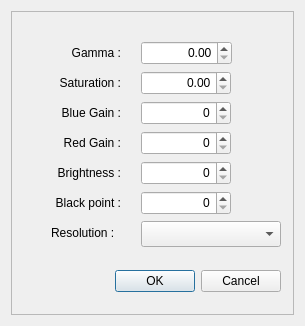
<?xml version="1.0" encoding="UTF-8"?>
<ui version="4.0">
 <class>X2Camera</class>
 <widget class="QDialog" name="X2Camera">
  <property name="geometry">
   <rect>
    <x>0</x>
    <y>0</y>
    <width>305</width>
    <height>326</height>
   </rect>
  </property>
  <property name="windowTitle">
   <string>X2 Camera User Interface Example</string>
  </property>
  <layout class="QVBoxLayout" name="verticalLayout_6">
   <item>
    <widget class="X2Form" name="X2Form">
     <property name="frameShape">
      <enum>QFrame::StyledPanel</enum>
     </property>
     <property name="frameShadow">
      <enum>QFrame::Raised</enum>
     </property>
     <widget class="QDoubleSpinBox" name="doubleSpinBox">
      <property name="geometry">
       <rect>
        <x>130</x>
        <y>30</y>
        <width>91</width>
        <height>24</height>
       </rect>
      </property>
      <property name="alignment">
       <set>Qt::AlignRight|Qt::AlignTrailing|Qt::AlignVCenter</set>
      </property>
     </widget>
     <widget class="QLabel" name="label_2">
      <property name="geometry">
       <rect>
        <x>50</x>
        <y>30</y>
        <width>60</width>
        <height>24</height>
       </rect>
      </property>
      <property name="text">
       <string>Gamma :</string>
      </property>
      <property name="alignment">
       <set>Qt::AlignRight|Qt::AlignTrailing|Qt::AlignVCenter</set>
      </property>
     </widget>
     <widget class="QDoubleSpinBox" name="doubleSpinBox_2">
      <property name="geometry">
       <rect>
        <x>130</x>
        <y>60</y>
        <width>90</width>
        <height>24</height>
       </rect>
      </property>
      <property name="alignment">
       <set>Qt::AlignRight|Qt::AlignTrailing|Qt::AlignVCenter</set>
      </property>
     </widget>
     <widget class="QLabel" name="label_3">
      <property name="geometry">
       <rect>
        <x>40</x>
        <y>60</y>
        <width>70</width>
        <height>24</height>
       </rect>
      </property>
      <property name="text">
       <string>Saturation :</string>
      </property>
      <property name="alignment">
       <set>Qt::AlignRight|Qt::AlignTrailing|Qt::AlignVCenter</set>
      </property>
     </widget>
     <widget class="QLabel" name="label_4">
      <property name="geometry">
       <rect>
        <x>40</x>
        <y>120</y>
        <width>70</width>
        <height>24</height>
       </rect>
      </property>
      <property name="text">
       <string>Red Gain :</string>
      </property>
      <property name="alignment">
       <set>Qt::AlignRight|Qt::AlignTrailing|Qt::AlignVCenter</set>
      </property>
     </widget>
     <widget class="QLabel" name="label">
      <property name="geometry">
       <rect>
        <x>40</x>
        <y>90</y>
        <width>70</width>
        <height>24</height>
       </rect>
      </property>
      <property name="text">
       <string>Blue Gain :</string>
      </property>
      <property name="alignment">
       <set>Qt::AlignRight|Qt::AlignTrailing|Qt::AlignVCenter</set>
      </property>
     </widget>
     <widget class="QLabel" name="label_5">
      <property name="geometry">
       <rect>
        <x>40</x>
        <y>150</y>
        <width>70</width>
        <height>24</height>
       </rect>
      </property>
      <property name="text">
       <string>Brightness :</string>
      </property>
      <property name="alignment">
       <set>Qt::AlignRight|Qt::AlignTrailing|Qt::AlignVCenter</set>
      </property>
     </widget>
     <widget class="QLabel" name="label_6">
      <property name="geometry">
       <rect>
        <x>40</x>
        <y>210</y>
        <width>70</width>
        <height>24</height>
       </rect>
      </property>
      <property name="text">
       <string>Resolution :</string>
      </property>
     </widget>
     <widget class="QComboBox" name="comboBox">
      <property name="geometry">
       <rect>
        <x>130</x>
        <y>210</y>
        <width>140</width>
        <height>26</height>
       </rect>
      </property>
     </widget>
     <widget class="QLabel" name="label_8">
      <property name="geometry">
       <rect>
        <x>30</x>
        <y>180</y>
        <width>80</width>
        <height>24</height>
       </rect>
      </property>
      <property name="text">
       <string>Black point :</string>
      </property>
      <property name="alignment">
       <set>Qt::AlignRight|Qt::AlignTrailing|Qt::AlignVCenter</set>
      </property>
     </widget>
     <widget class="QSpinBox" name="spinBox">
      <property name="geometry">
       <rect>
        <x>130</x>
        <y>90</y>
        <width>90</width>
        <height>24</height>
       </rect>
      </property>
      <property name="alignment">
       <set>Qt::AlignRight|Qt::AlignTrailing|Qt::AlignVCenter</set>
      </property>
     </widget>
     <widget class="QSpinBox" name="spinBox_2">
      <property name="geometry">
       <rect>
        <x>130</x>
        <y>120</y>
        <width>90</width>
        <height>24</height>
       </rect>
      </property>
      <property name="alignment">
       <set>Qt::AlignRight|Qt::AlignTrailing|Qt::AlignVCenter</set>
      </property>
     </widget>
     <widget class="QSpinBox" name="spinBox_3">
      <property name="geometry">
       <rect>
        <x>130</x>
        <y>150</y>
        <width>90</width>
        <height>24</height>
       </rect>
      </property>
      <property name="alignment">
       <set>Qt::AlignRight|Qt::AlignTrailing|Qt::AlignVCenter</set>
      </property>
     </widget>
     <widget class="QSpinBox" name="spinBox_4">
      <property name="geometry">
       <rect>
        <x>130</x>
        <y>180</y>
        <width>90</width>
        <height>24</height>
       </rect>
      </property>
      <property name="alignment">
       <set>Qt::AlignRight|Qt::AlignTrailing|Qt::AlignVCenter</set>
      </property>
     </widget>
     <widget class="QWidget" name="">
      <property name="geometry">
       <rect>
        <x>10</x>
        <y>250</y>
        <width>260</width>
        <height>40</height>
       </rect>
      </property>
      <layout class="QHBoxLayout" name="horizontalLayout_3">
       <item>
        <spacer name="horizontalSpacer">
         <property name="orientation">
          <enum>Qt::Horizontal</enum>
         </property>
         <property name="sizeHint" stdset="0">
          <size>
           <width>40</width>
           <height>20</height>
          </size>
         </property>
        </spacer>
       </item>
       <item>
        <widget class="QPushButton" name="pushButtonOK">
         <property name="text">
          <string>OK</string>
         </property>
        </widget>
       </item>
       <item>
        <widget class="QPushButton" name="pushButtonCancel">
         <property name="text">
          <string>Cancel</string>
         </property>
        </widget>
       </item>
      </layout>
     </widget>
     <zorder>pushButtonOK</zorder>
     <zorder>doubleSpinBox</zorder>
     <zorder>label_2</zorder>
     <zorder>doubleSpinBox_2</zorder>
     <zorder>label_3</zorder>
     <zorder>label_4</zorder>
     <zorder>label</zorder>
     <zorder>label_5</zorder>
     <zorder>label_6</zorder>
     <zorder>comboBox</zorder>
     <zorder>label_8</zorder>
     <zorder>spinBox</zorder>
     <zorder>spinBox_2</zorder>
     <zorder>spinBox_3</zorder>
     <zorder>spinBox_4</zorder>
    </widget>
   </item>
  </layout>
 </widget>
 <customwidgets>
  <customwidget>
   <class>X2Form</class>
   <extends>QFrame</extends>
   <header>x2form.h</header>
   <container>1</container>
  </customwidget>
 </customwidgets>
 <resources/>
 <connections/>
</ui>
